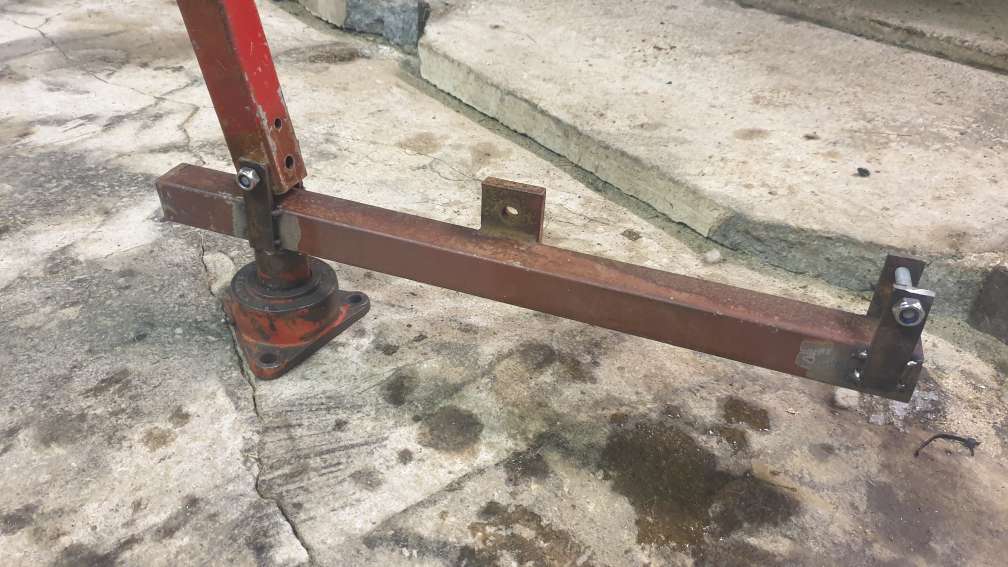
#> input picture imageProcessing/5e17b36278879_20200105_111515.jpg, 4032 x 2268 px, found by its file name (shown at 1/4 size)
$ python -i imageParser.py   (imports and definitions only)
#> lines starting #> are read from the running program, lines starting #| are printed output that depends on the picture
import os
import cv2
import numpy as np

from constants import IMG_DIR
# if __name__ == '__main__':
#     pass
# else:
#     from .constants import IMG_DIR

import ctypes

# get Screen Size
# [1 line that did not run here, left out]
# [1 line that did not run here, left out]


# [27 lines left out: functions showImage, displayImageGroup, not called in this run]


def parseSource(filename):
#> called with filename = '5e17b36278879_20200105_111515.jpg'
    img = cv2.imread(IMG_DIR + filename, 0)
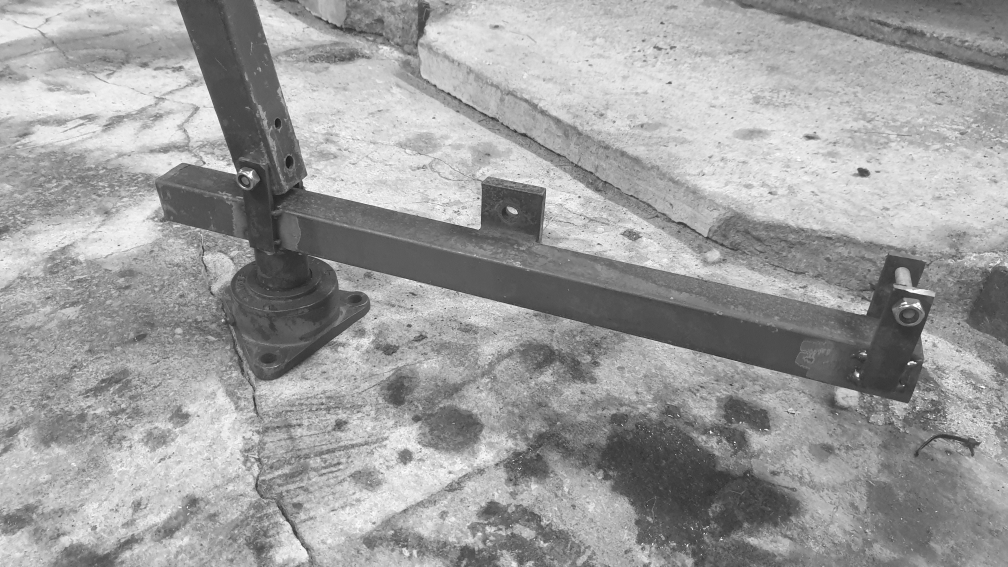
#> img: shape (2268, 4032) (shown at 1/4 size); min 9, max 255, mean 157.9
    # getting edges from the pure image
    raw_img_edges = cv2.Canny(img, 200, 250)
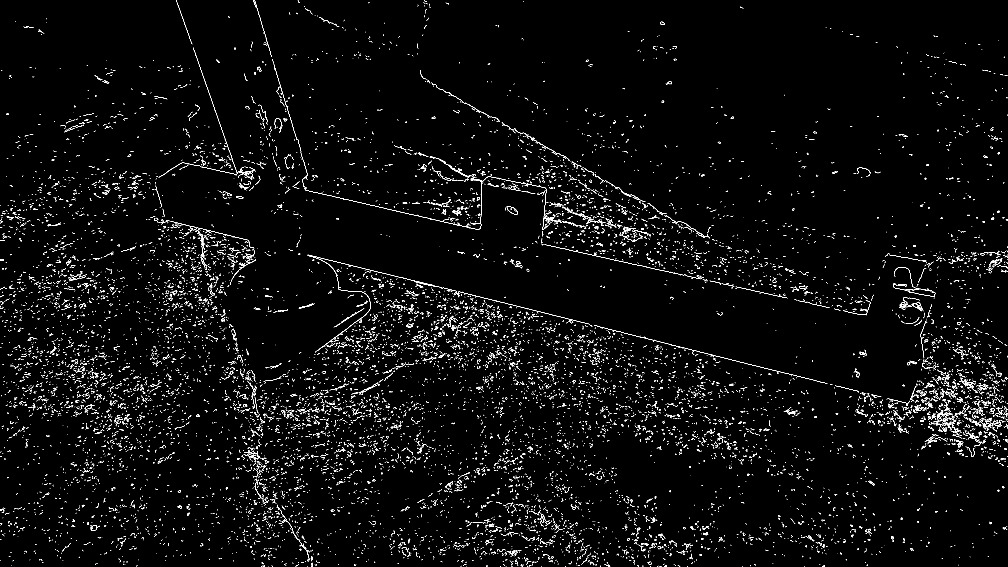
#> raw_img_edges: shape (2268, 4032) (shown at 1/4 size); 1.6% white in thin lines or dots

    # [7 lines of commented-out code are left out]
    thresh = cv2.adaptiveThreshold(img, 255, cv2.ADAPTIVE_THRESH_GAUSSIAN_C, cv2.THRESH_BINARY, 11, 2)
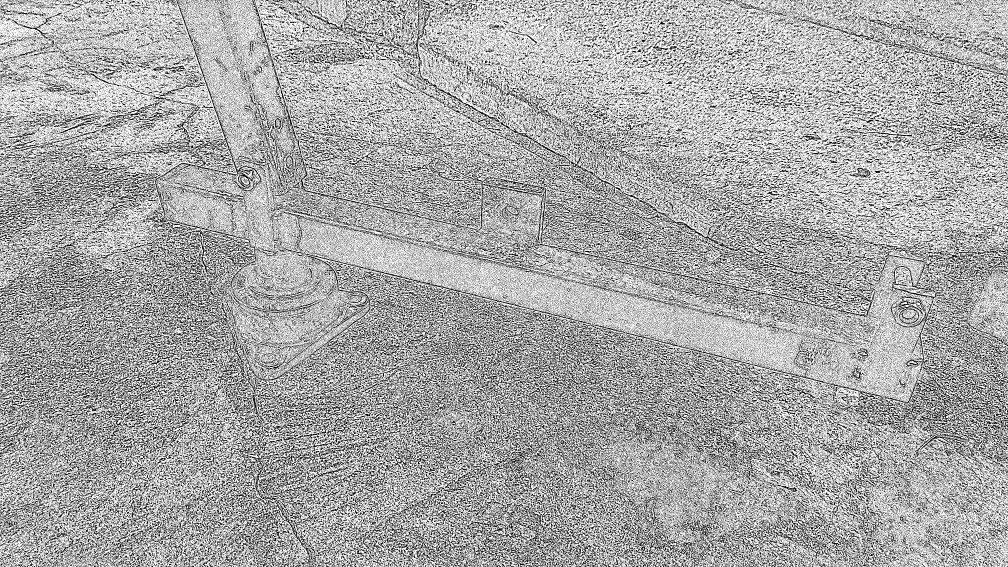
#> thresh: shape (2268, 4032) (shown at 1/4 size); 65.8% white; black in thin lines or dots
    # ret, thresh = cv2.threshold(img, 100, 255, cv2.TRUNC)
    # thresh = cv2.bitwise_not(thresh, thresh)

    thresh_edges = cv2.Canny(thresh, 300, 400)
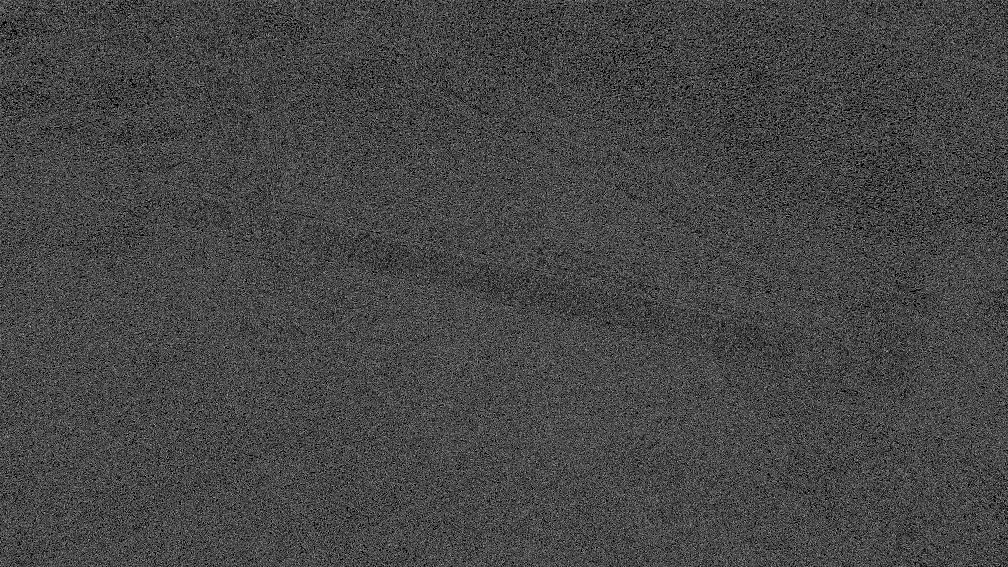
#> thresh_edges: shape (2268, 4032) (shown at 1/4 size); 27.2% white in thin lines or dots

    # img = cv2.GaussianBlur(img,(15,15),0)

    # display_images = [img, raw_img_edges, thresh, thresh_edges]
    return {
        "img": img,
        "edges": cv2.bitwise_not(raw_img_edges),
        # "blur": blur,
        "thresh": thresh,
        # "thesh_edges": thresh_edges
    }

    # deciding where to cut the image
    hull = cv2.convexHull(actualContour, returnPoints=False)
    conDef = cv2.convexityDefects(actualContour, hull)

    convexHullImg = img.copy()
    for i in range(conDef.shape[0]):
        s, e, f, d = conDef[i, 0]
        start = tuple(actualContour[s][0])
        end = tuple(actualContour[e][0])
        far = tuple(actualContour[f][0])
        cv2.line(convexHullImg, start, end, [0, 255, 0], 2)
        cv2.circle(convexHullImg, far, 5, [0, 0, 255], -1)

    rect = cv2.minAreaRect(actualContour)
    box = cv2.boxPoints(rect)
    box = np.int0(box)
    asdf = cv2.drawContours(img.copy(), [box], 0, (0, 0, 255), 2)
    # countored_img = cv2.drawContours(img, contours, -1, (0,255,255), 3)
    ret, thresh = cv2.threshold(img, 105, 255, 0)
    thresh_edges = cv2.Canny(thresh, 100, 250)
    display_images = [img, raw_img_edges, thresh, thresh_edges, asdf, convexHullImg]
    cv2.imshow(filename + 'a', cv2.hconcat([scale_img(b, 40) for b in display_images]))


# [19 lines left out: functions getSources, writeSources, not called in this run]


def showParsed(title, parsed):
    displayImageGroup(title, parsed.values(), 4)

# [5 lines left out: function showSources, not called in this run]


# [2 lines not run here, left out]

>>> result = parseSource('5e17b36278879_20200105_111515.jpg')
#> result = 3 items
